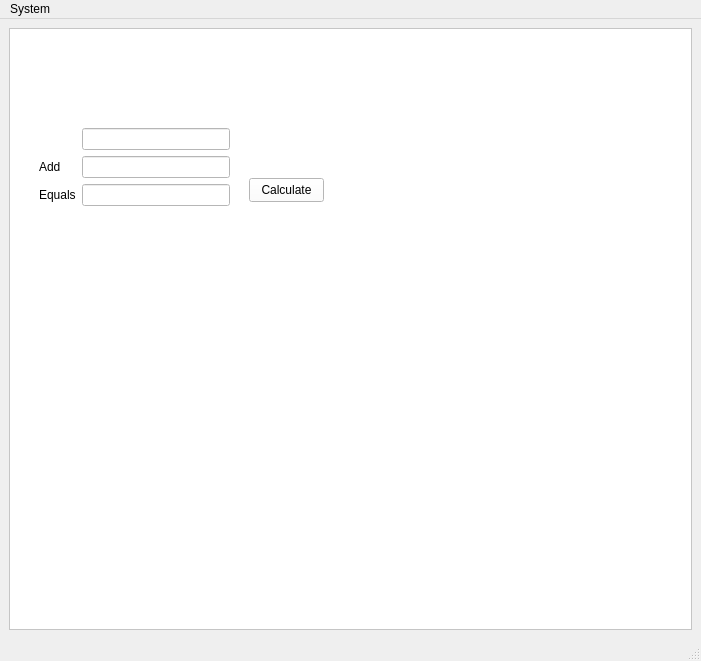
<?xml version="1.0" encoding="UTF-8"?>
<ui version="4.0">
 <class>MainWindow</class>
 <widget class="QMainWindow" name="MainWindow">
  <property name="geometry">
   <rect>
    <x>0</x>
    <y>0</y>
    <width>701</width>
    <height>661</height>
   </rect>
  </property>
  <property name="windowTitle">
   <string>MainWindow</string>
  </property>
  <property name="styleSheet">
   <string notr="true">
background-color: qlineargradient(spread:pad, x1:0, y1:0, x2:1, y2:0, stop:0 rgba(245, 224, 176, 255), stop:0.09 rgba(246, 189, 237, 255), stop:0.14 rgba(194, 207, 246, 255), stop:0.19 rgba(184, 160, 168, 255), stop:0.25 rgba(171, 186, 248, 255), stop:0.32 rgba(243, 248, 224, 255), stop:0.385 rgba(249, 162, 183, 255), stop:0.47 rgba(100, 115, 124, 255), stop:0.58 rgba(251, 205, 202, 255), stop:0.65 rgba(170, 128, 185, 255), stop:0.75 rgba(252, 222, 204, 255), stop:0.805 rgba(206, 122, 218, 255), stop:0.86 rgba(254, 223, 175, 255), stop:0.91 rgba(254, 236, 244, 255), stop:1 rgba(255, 191, 221, 255));</string>
  </property>
  <widget class="QWidget" name="centralwidget">
   <layout class="QGridLayout" name="gridLayout">
    <item row="0" column="0">
     <layout class="QVBoxLayout" name="verticalLayout">
      <item>
       <widget class="QFrame" name="frame">
        <property name="styleSheet">
         <string notr="true">background-color: rgb(255, 255, 255);</string>
        </property>
        <property name="frameShape">
         <enum>QFrame::StyledPanel</enum>
        </property>
        <property name="frameShadow">
         <enum>QFrame::Raised</enum>
        </property>
        <widget class="QWidget" name="verticalLayoutWidget_2">
         <property name="geometry">
          <rect>
           <x>30</x>
           <y>100</y>
           <width>191</width>
           <height>108</height>
          </rect>
         </property>
         <layout class="QFormLayout" name="formLayout">
          <item row="0" column="1">
           <widget class="QLineEdit" name="lineEdit">
            <property name="text">
             <string/>
            </property>
           </widget>
          </item>
          <item row="1" column="0">
           <widget class="QLabel" name="addLabel">
            <property name="text">
             <string>Add</string>
            </property>
           </widget>
          </item>
          <item row="1" column="1">
           <widget class="QLineEdit" name="addLineEdit"/>
          </item>
          <item row="2" column="0">
           <widget class="QLabel" name="sumLabel">
            <property name="text">
             <string>Equals</string>
            </property>
           </widget>
          </item>
          <item row="2" column="1">
           <widget class="QLineEdit" name="sumLineEdit"/>
          </item>
         </layout>
        </widget>
        <widget class="QPushButton" name="pushButton">
         <property name="geometry">
          <rect>
           <x>240</x>
           <y>150</y>
           <width>75</width>
           <height>24</height>
          </rect>
         </property>
         <property name="styleSheet">
          <string notr="true"/>
         </property>
         <property name="text">
          <string>Calculate</string>
         </property>
        </widget>
       </widget>
      </item>
     </layout>
    </item>
   </layout>
  </widget>
  <widget class="QMenuBar" name="menubar">
   <property name="geometry">
    <rect>
     <x>0</x>
     <y>0</y>
     <width>701</width>
     <height>22</height>
    </rect>
   </property>
   <widget class="QMenu" name="menuSystem">
    <property name="title">
     <string>System</string>
    </property>
    <addaction name="separator"/>
    <addaction name="actionAbout"/>
   </widget>
   <addaction name="menuSystem"/>
  </widget>
  <widget class="QStatusBar" name="statusbar"/>
  <action name="actionAbout">
   <property name="text">
    <string>About</string>
   </property>
  </action>
 </widget>
 <resources/>
 <connections/>
</ui>
